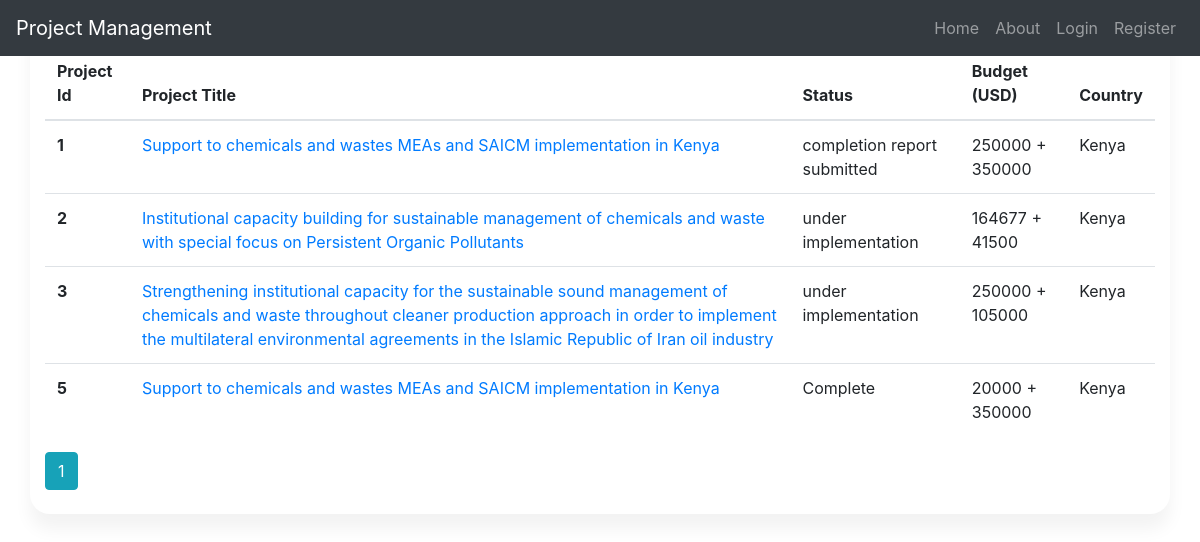
Page /projects/all on the committed database.
### projectmngt/models.py (models this page shows, shortened)
class Projects(db.Model):
    __tablename__ = 'projects'
    id = db.Column(db.Integer, primary_key=True)
    project_name = db.Column(db.String, nullable=False)
    proj_objectives = db.Column(db.Text, nullable=False)
    pro_duration = db.Column(db.Integer, nullable=False)
    sptf = db.Column(db.String, nullable=False)
    co_financing = db.Column(db.Integer, nullable=False)
    pro_status = db.Column(db.String, nullable=False)
    pro_stories = db.Column(db.Text, nullable=False)
    party_id = db.Column(db.Integer, db.ForeignKey('partyto.id') , nullable=False)
    region_id = db.Column(db.Integer, db.ForeignKey('regions.id') , nullable=False)
    country_id = db.Column(db.Integer, db.ForeignKey('countries.id') , nullable=False)
    sdgs_id = db.Column(db.Integer, db.ForeignKey('sdgs.id'))

class Countries(db.Model):
    __tablename__ = 'countries'
    id = db.Column(db.Integer, primary_key=True)
    country_name = db.Column(db.String(30), nullable=False)
    region_id = db.Column(db.Integer, db.ForeignKey('regions.id'), nullable=False)
    projects = db.relationship('Projects', backref = 'country', lazy = True)

### projectmngt/project/routes.py (the view)
@projects.route('/projects/all')
def all_projects():
    page = request.args.get('page',1,type=int)
    projects = Projects.query.paginate(page=page, per_page=7)
    return render_template('allProjects.html', title = 'All Projects', projects = projects)

### projectmngt/templates/allProjects.html
{% extends "layout.html" %}
{% block content %}
    <div class="container">
    <h2>{{ title }}</h2>
        <table class="table">
          <thead>
            <tr>
              <th scope="col">Project Id</th>
              <th scope="col">Project Title</th>
              <th scope="col">Status</th>
              <th scope="col">Budget (USD)</th>
              <th scope="col">Country</th>
            </tr>
          </thead>
          <tbody>
          {% for project in projects.items %}
              <tr>
              <th scope="row">{{ project.id }}</th>
              <td><a href="{{ url_for('projects.specific_project', project_id = project.id) }}">{{ project.project_name}}</a> </td>
              <td>{{ project.pro_status}}</td>
              <td>{{ project.sptf}} + {{ project.co_financing }}</td>
              <td>{{ project.country.country_name }}</td>
            </tr>
          {% endfor %}
          </tbody>
        </table>
        {% for page_num in projects.iter_pages(left_edge=1, right_edge=1, left_current=1, right_current=2) %}
          {% if page_num %}
            {% if projects.page == page_num %}
              <a class="btn btn-info mb-4" href="{{ url_for('main.home', page=page_num) }}">{{ page_num }}</a>
            {% else %}
              <a class="btn btn-outline-info mb-4" href="{{ url_for('projects.all_projects', page=page_num) }}">{{ page_num }}</a>
            {% endif %}
          {% else %}
            ...
          {% endif %}
        {% endfor %}
    </div>
{% endblock content %}

### projectmngt/templates/layout.html (shortened to what this page needs)
<!DOCTYPE html>
<html lang="en">
<head>
    <link rel="stylesheet" href="{{ url_for('static', filename='fonts/material-icon/css/material-design-iconic-font.min.css') }}">
    <link rel="stylesheet" href="{{ url_for('static', filename='css/style.css') }}">
    <link rel="stylesheet" href="{{ url_for('static', filename='css/dropdown.css') }}">
    <link rel="stylesheet" href="https://stackpath.bootstrapcdn.com/bootstrap/4.3.1/css/bootstrap.min.css">
    <link rel="stylesheet" type="text/css" href="{{ url_for('static', filename='project.css') }}">
</head>
<body>
      <nav class="navbar navbar-expand-lg navbar-dark bg-dark fixed-top" id="mainNav">
          <a class="navbar-brand js-scroll-trigger" href="{{ url_for('projects.all_projects') }}">Project Management</a>
          <div class="collapse navbar-collapse" id="navbarResponsive">
            <ul class="navbar-nav ml-auto">
              <li class="nav-item">
                <a class="nav-link js-scroll-trigger" href="{{ url_for('projects.all_projects') }}">Home</a>
              </li>
                <li class="nav-item">
                <a class="nav-link js-scroll-trigger" href="#about">About</a>
              </li>
              <div class="navbar-nav">
                {% if current_user.is_authenticated %}
                    <div class="dropdown">
                      <button onclick="myFunction()" class="dropbtn">Account</button>
                      <div id="myDropdown" class="dropdown-content">
                        <a href="{{ url_for('users.Account') }}">Account</a>
                        <a href="{{ url_for('users.Logout') }}">Logout</a>
                      </div>
                    </div>
                {% else %}
                    <a class="nav-link js-scroll-trigger" href="{{ url_for('users.Login') }}">Login</a>
                    <a class="nav-link js-scroll-trigger" href="{{ url_for('users.Register') }}">Register</a>
                {% endif %}
              </div>
            </ul>
          </div>
      </nav>
    {% block content %}
    {% endblock content %}
</body>
</html>

### projectmngt/static/css/style.css (style rules this page uses)
h2 { line-height: 1.66; margin: 0; padding: 0; font-weight: bold; color: #222; font-family: Poppins; font-size: 36px; }
body { font-size: 13px; line-height: 1.8; color: #222; background: #f8f8f8; font-weight: 400; font-family: Poppins; }
.container { width: 900px; background: #fff; margin: 0 auto; box-shadow: 0px 15px 16.83px 0.17px rgba(0, 0, 0, 0.05); -moz-box-shadow: 0px 15px 16.83px 0.17px rgba(0, 0, 0, 0.05); -webkit-box-shadow: 0px 15px 16.83px 0.17px rgba(0, 0, 0, 0.05); -o-box-shadow: 0px 15px 16.83px 0.17px rgba(0, 0, 0, 0.05); -ms-box-shadow: 0px 15px 16.83px 0.17px rgba(0, 0, 0, 0.05); border-radius: 20px; -moz-border-radius: 20px; -webkit-border-radius: 20px; -o-border-radius: 20px; -ms-border-radius: 20px; }
@media screen and (max-width: 1200px) { .container { width: calc( 100% - 30px); max-width: 100%; } }
@media screen and (min-width: 1024px) { .container { max-width: 1200px; } }

### rows in the picture
Projects: id "1", project_name "Support to chemicals and wastes MEAs and SAICM implementation in Kenya", pro_status "completion report submitted", sptf "250000", co_financing "350000", country.country_name "Kenya"
Projects: id "2", project_name "Institutional capacity building for sustainable management of chemicals and waste with special focus on Persistent Organic Pollutants", pro_status "under implementation", sptf "164677", co_financing "41500", country.country_name "Kenya"
Projects: id "3", project_name "Strengthening institutional capacity for the sustainable sound management of chemicals and waste throughout cleaner production approach in order to implement the multilateral environmental agreements in the Islamic Republic of Iran oil industry", pro_status "under implementation", sptf "250000", co_financing "105000", country.country_name "Kenya"
Projects: id "5", project_name "Support to chemicals and wastes MEAs and SAICM implementation in Kenya", pro_status "Complete", sptf "20000", co_financing "350000", country.country_name "Kenya"

### other values in the picture
{{ page_num }} "1"
